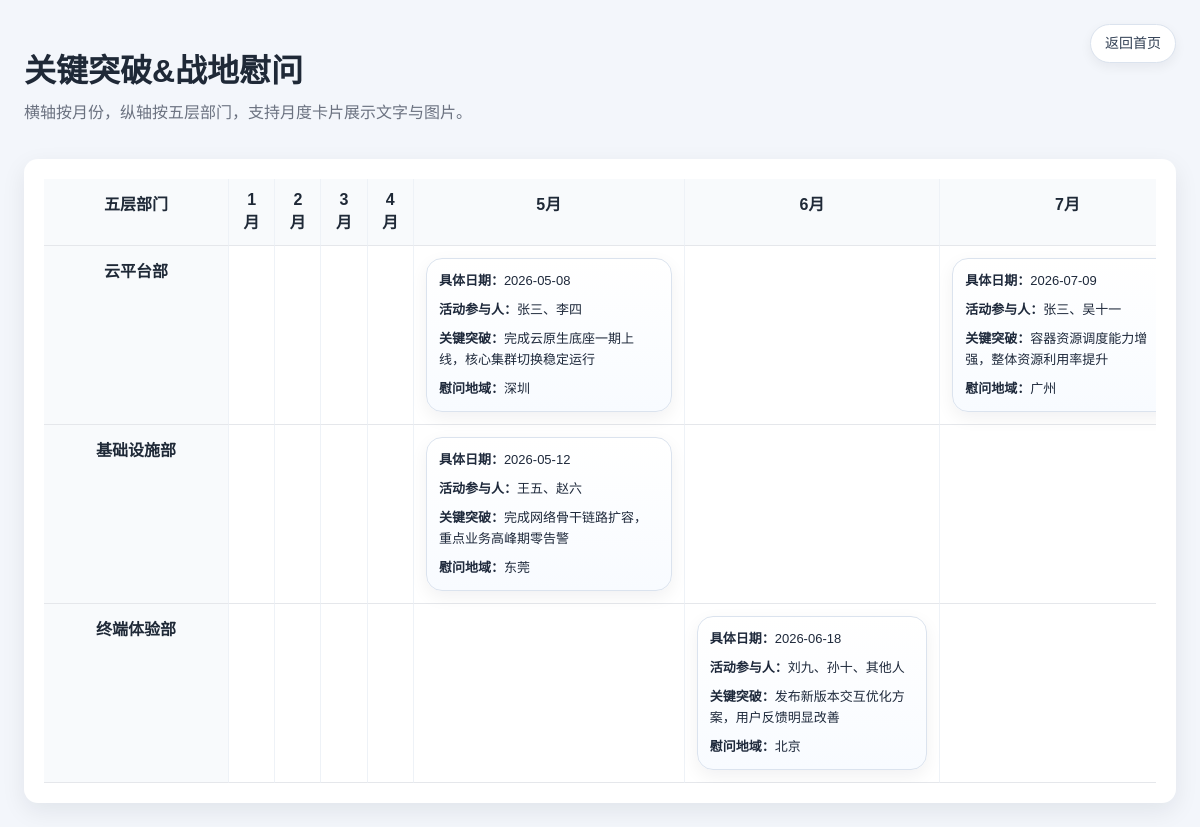
The page /milestone-condolence on the database its author committed.
### tables this page shows
CREATE TABLE milestone_condolence_items (
                id INTEGER PRIMARY KEY AUTOINCREMENT,
                five_level_department TEXT NOT NULL,
                month_index INTEGER NOT NULL,
                breakthrough_text TEXT,
                condolence_region TEXT,
                image_path TEXT,
                created_at TEXT DEFAULT CURRENT_TIMESTAMP,
                updated_at TEXT DEFAULT CURRENT_TIMESTAMP
            , activity_date TEXT, participant_names TEXT);

### src/app.py (the view)
@app.route('/milestone-condolence')
@login_required
def milestone_condolence_page():
    items = load_milestone_condolence_items()
    board = build_milestone_board(items)
    return render_template(
        'milestone_condolence.html',
        board=board,
        month_options=milestone_month_options(),
        branding=get_branding(),
        **build_auth_context(),
    )

### src/app.py (called while the page is built)
def milestone_month_options():
    return list(enumerate(MONTH_LABELS, start=1))

def get_milestone_departments(items):
    return sorted({(item.get('five_level_department') or '').strip() for item in items if (item.get('five_level_department') or '').strip()})

def get_branding():
    home_title = os.getenv("RELEASEPLAN_HOME_TITLE", "ReleasePlan")
    browser_title = os.getenv("RELEASEPLAN_BROWSER_TITLE", f"{home_title} 入口")
    roadmap_browser_title = os.getenv("RELEASEPLAN_ROADMAP_BROWSER_TITLE", f"{home_title} 月度进展路标图")
    theme = os.getenv("RELEASEPLAN_THEME", "ios-light")
    return {
        "home_title": home_title,
        "browser_title": browser_title,
        "roadmap_browser_title": roadmap_browser_title,
        "theme": theme,
    }

def default_feature_flags(role):
    role = normalize_permission_role(role)
    if role == 'admin':
        return {key: True for key in FEATURE_KEYS}
    return {
        'view_system': False,
        'manage_permissions': False,
        'manage_backup': False,
        'submit_requirement': True,
        'manage_requirement_status': False,
        'manage_projects': False,
        'manage_features': False,
        'manage_service_resources': False,
        'import_export_data': True,
    }

def normalize_permission_role(role_text):
    role = (role_text or '').strip().lower()
    return 'admin' if role == 'admin' else 'guest'

def oauth_enabled():
    return os.getenv("RELEASEPLAN_OAUTH_ENABLED", "false").lower() == "true"

def local_admin_enabled():
    admin_username = (os.getenv('RELEASEPLAN_LOCAL_ADMIN_USERNAME') or '').strip()
    admin_password = (os.getenv('RELEASEPLAN_LOCAL_ADMIN_PASSWORD') or '').strip()
    guest_username = (os.getenv('RELEASEPLAN_LOCAL_GUEST_USERNAME') or '').strip()
    guest_password = (os.getenv('RELEASEPLAN_LOCAL_GUEST_PASSWORD') or '').strip()
    return bool((admin_username and admin_password) or (guest_username and guest_password))

def auth_mode():
    if oauth_enabled() and local_admin_enabled():
        return 'hybrid'
    if oauth_enabled():
        return 'oauth2'
    if local_admin_enabled():
        return 'local'
    return 'none'

def get_current_user():
    return session.get('oauth_user') or session.get('local_user')

def get_current_user_roles():
    user = get_current_user() or {}
    roles = user.get('roles') or []
    if isinstance(roles, str):
        roles = [roles]
    return [str(role).strip().lower() for role in roles if str(role).strip()]

### templates/milestone_condolence.html (shortened to what this page needs)
<!doctype html>
<html lang="zh-CN">
<head>
  <link rel="stylesheet" href="{{ url_for('static', filename='style.css') }}">
</head>
<body class="theme-{{ branding.theme }}">
  <div class="page page-roadmap milestone-page">
    <header class="toolbar">
      <div>
        <h1>关键突破&战地慰问</h1>
        <p>横轴按月份，纵轴按五层部门，支持月度卡片展示文字与图片。</p>
      </div>
      <div class="toolbar-actions">
        <a class="button secondary" href="{{ url_for('index') }}">返回首页</a>
      </div>
    </header>
    <div class="card milestone-board-card">
      <div class="milestone-board-scroll">
        <table class="milestone-board-table">
          <thead>
            <tr>
              <th class="milestone-department-col">五层部门</th>
              {% for month_index, month_label in board.months %}
              <th>{{ month_label }}</th>
              {% endfor %}
            </tr>
          </thead>
          <tbody>
            {% for department in board.departments %}
            <tr>
              <th class="milestone-department-cell">{{ department }}</th>
              {% for month_index, month_label in board.months %}
              <td>
                <div class="milestone-cell-stack">
                  {% for item in board.cells[department][month_index] %}
                  <div class="milestone-month-card">
                    {% if item.activity_date %}
                    <div class="milestone-card-line"><strong>具体日期：</strong>{{ item.activity_date }}</div>
                    {% endif %}
                    {% if item.participant_names %}
                    <div class="milestone-card-line"><strong>活动参与人：</strong>{{ item.participant_names }}</div>
                    {% endif %}
                    {% if item.breakthrough_text %}
                    <div class="milestone-card-line"><strong>关键突破：</strong>{{ item.breakthrough_text }}</div>
                    {% endif %}
                    {% if item.condolence_region %}
                    <div class="milestone-card-line"><strong>慰问地域：</strong>{{ item.condolence_region }}</div>
                    {% endif %}
                  </div>
                  {% endfor %}
                </div>
              </td>
              {% endfor %}
            </tr>
            {% endfor %}
          </tbody>
        </table>
      </div>
    </div>
  </div>
</body>
</html>

### static/style.css (style rules this page uses)
body { margin: 0; font-family: Arial, "PingFang SC", "Microsoft YaHei", sans-serif; background: #f3f6fb; color: #1f2937; }
.page { max-width: 1500px; margin: 0 auto; padding: 24px; }
.page-roadmap { max-width: 1680px; }
header h1 { margin-bottom: 8px; }
header p { margin-top: 0; color: #6b7280; }
.card { background: #fff; border-radius: 16px; box-shadow: 0 8px 24px rgba(15, 23, 42, 0.08); }
.toolbar { display: flex; justify-content: space-between; gap: 16px; align-items: flex-start; margin-bottom: 20px; }
.toolbar-actions { display: flex; gap: 12px; align-items: center; flex-wrap: wrap; overflow: visible; }
.button { display: inline-flex; align-items: center; justify-content: center; padding: 10px 14px; border-radius: 999px; background: #ffffff; color: #334155; text-decoration: none; border: 1px solid #dbe3ee; cursor: pointer; font-size: 14px; font-family: inherit; line-height: 1.2; box-shadow: 0 4px 12px rgba(15, 23, 42, 0.06); }
.button.secondary { background: #ffffff; color: #334155; border-color: #dbe3ee; }
.card { background: #fff; border-radius: 14px; padding: 20px; box-shadow: 0 8px 24px rgba(15, 23, 42, 0.08); }
.milestone-board-card { overflow: hidden; }
.milestone-board-scroll { overflow-x: auto; }
.milestone-board-table { width: 100%; min-width: 1400px; border-collapse: separate; border-spacing: 0; }
.milestone-board-table th, .milestone-board-table td { vertical-align: top; padding: 12px; border-bottom: 1px solid #e5e7eb; border-right: 1px solid #eef2f7; background: #ffffff; }
.milestone-board-table thead th { position: sticky; top: 0; z-index: 2; background: #f8fafc; }
.milestone-department-col, .milestone-department-cell { position: sticky; left: 0; z-index: 1; min-width: 160px; background: #f8fafc !important; }
.milestone-cell-stack { display: flex; flex-direction: column; gap: 10px; min-height: 72px; }
.milestone-month-card { display: flex; flex-direction: column; gap: 8px; padding: 12px; border: 1px solid #dbe3ee; border-radius: 16px; background: linear-gradient(180deg, #ffffff 0%, #f8fbff 100%); box-shadow: 0 6px 18px rgba(15, 23, 42, 0.06); }
.milestone-card-line { font-size: 13px; line-height: 1.6; color: #1e293b; }

### rows shown on the page
milestone_condolence_items: five_level_department "云平台部", activity_date "2026-05-08", participant_names "张三、李四", breakthrough_text "完成云原生底座一期上线，核心集群切换稳定运行", condolence_region "深圳"
milestone_condolence_items: activity_date "2026-07-09", participant_names "张三、吴十一", breakthrough_text "容器资源调度能力增强，整体资源利用率提升", condolence_region "广州"
milestone_condolence_items: five_level_department "基础设施部", activity_date "2026-05-12", participant_names "王五、赵六", breakthrough_text "完成网络骨干链路扩容，重点业务高峰期零告警", condolence_region "东莞"
milestone_condolence_items: five_level_department "终端体验部", activity_date "2026-06-18", participant_names "刘九、孙十、其他人", breakthrough_text "发布新版本交互优化方案，用户反馈明显改善", condolence_region "北京"

### other values the page prints
{{ month_label }} "1月" "2月" "3月" "4月" "5月" "6月" "7月"
